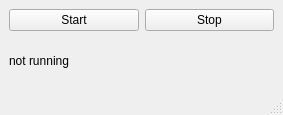
<?xml version="1.0" encoding="UTF-8"?>
<ui version="4.0">
 <class>MainWindow</class>
 <widget class="QMainWindow" name="MainWindow">
  <property name="geometry">
   <rect>
    <x>0</x>
    <y>0</y>
    <width>283</width>
    <height>115</height>
   </rect>
  </property>
  <property name="windowTitle">
   <string>MainWindow</string>
  </property>
  <widget class="QWidget" name="centralwidget">
   <layout class="QHBoxLayout" name="horizontalLayout">
    <item>
     <layout class="QGridLayout" name="gridLayout">
      <item row="0" column="0">
       <widget class="QPushButton" name="Start_pushButton">
        <property name="text">
         <string>Start</string>
        </property>
       </widget>
      </item>
      <item row="0" column="1">
       <widget class="QPushButton" name="Stop_pushButton">
        <property name="text">
         <string>Stop</string>
        </property>
       </widget>
      </item>
      <item row="1" column="0" colspan="2">
       <widget class="QLabel" name="value_label">
        <property name="text">
         <string>not running</string>
        </property>
       </widget>
      </item>
     </layout>
    </item>
   </layout>
  </widget>
  <widget class="QMenuBar" name="menubar">
   <property name="geometry">
    <rect>
     <x>0</x>
     <y>0</y>
     <width>283</width>
     <height>21</height>
    </rect>
   </property>
  </widget>
  <widget class="QStatusBar" name="statusbar"/>
 </widget>
 <resources/>
 <connections/>
</ui>
